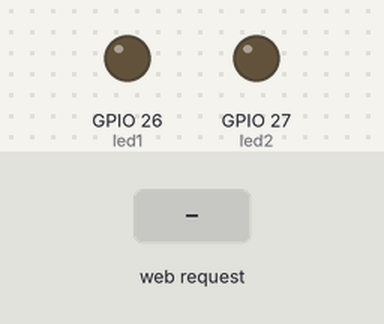
Bench run of a program on a simulated ESP32. Parts: output pins drawn as LEDs (lit = HIGH). Inputs (shaded band) come from the test bench. WiFi joins after 1.5 s; servers stay silent unless stated; what the program prints to the serial monitor is not drawn.

Above: at 2.7 s.
2.8 s: HTTP request GET /led1/on received
At 3.6 s:
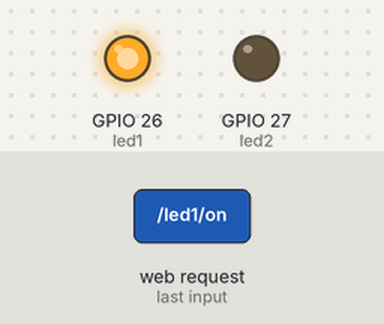
4.3 s: HTTP request GET /led2/on received
At 4.7 s:
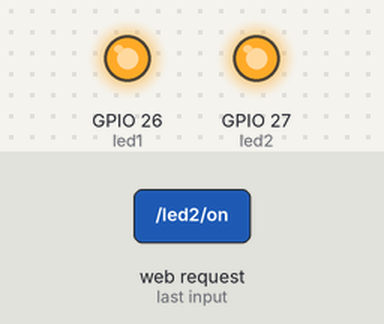
5.8 s: HTTP request GET /led1/off received
At 7.0 s:
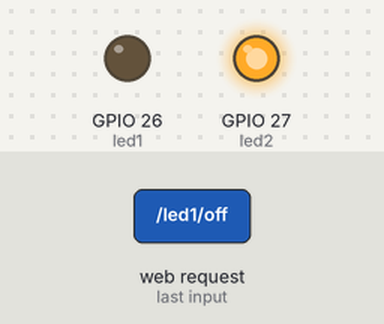
7.3 s: HTTP request GET /led2/off received
At 8.2 s:
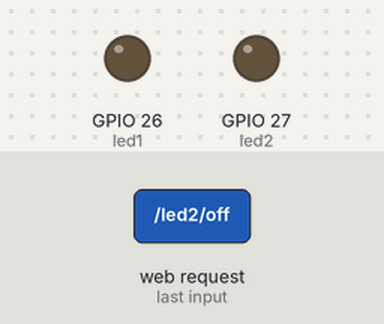
Timing chart, 0 to 9.8 s (numbered marks = the images above; inputs shaded):
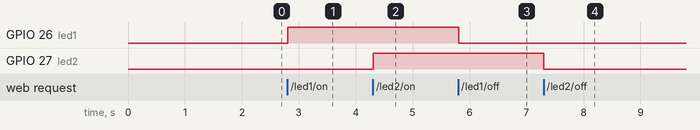

The program:

main.cpp
```cpp
#include <Arduino.h>

#include <WiFi.h>
//khai báo chân sử dụng led
const int led1 = 26;
const int led2 = 27;

const char* ssid = "Nha Tao";
const char* password = "25251325";
//Tạo một web server tại cổng 80 - cổng mặc định cho web
WiFiServer webServer(80);

String led1Status = "OFF";
String led2Status = "OFF";

String header;

unsigned long currentTime = millis();
// Previous time
unsigned long previousTime = 0;
// Define timeout time in milliseconds (example: 2000ms = 2s)
const long timeoutTime = 2000;

void setup() {
  Serial.begin(115200);

  pinMode(led1, OUTPUT);
  pinMode(led2, OUTPUT);
  // Set outputs to LOW
  digitalWrite(led1, LOW);
  digitalWrite(led2, LOW);

  Serial.print("Connecting to wifi");
  Serial.println(ssid);
  WiFi.begin(ssid, password);
  while (WiFi.status() != WL_CONNECTED)
  {
    delay(500);
    Serial.print(".");
  }
  Serial.println("");
  Serial.println("WiFi connected.");
  Serial.println("IP address: ");
  Serial.println(WiFi.localIP());

  //khởi tạo webserver
  webServer.begin();
}

void loop() {
  WiFiClient webClient = webServer.available();

  if(webClient)
  {
    //khoi tao gia tri ban dau cho time
    currentTime = millis();
    previousTime = currentTime;
    Serial.println("New web Client");
    //biến lưu giá trị response
    String currentLine = "";
    //nếu có client connect và không quá thời gian time out
    while(webClient.connected() && currentTime - previousTime <= timeoutTime)
    {
      //đọc giá trị timer tại thời điểm hiện tại
      currentTime = millis();
      //nếu client còn kết nối
      if(webClient.available())
      {
        //đọc giá trị truyền từ client theo từng byte kiểu char
        char c = webClient.read();
        Serial.write(c);
        header += c; // lưu giá trị vào Header
        if(c == '\n') //Nếu đọc được kí tự xuống dòng (hết chuỗi truyền tới)
        {
          if (currentLine.length() == 0)
          {
            // HTTP headers luôn luôn bắt đầu với code HTTP (ví d HTTP/1.1 200 OK)
            webClient.println("HTTP/1.1 200 OK");
            webClient.println("Content-type:text/html"); // sau đó là kiểu nội dụng mà client gửi tới, ví dụ này là html
            webClient.println("Connection: close"); // kiểu kết nối ở đây là close. Nghĩa là không giữ kết nối sau khi nhận bản tin
            webClient.println();

            // nếu trong file header có giá trị
            if (header.indexOf("GET /led1/on") >= 0)
            {
              Serial.println("Led1 on");
              led1Status = "on";
              digitalWrite(led1, HIGH);
            }
            else if (header.indexOf("GET /led1/off") >= 0)
            {
              Serial.println("Led1 off");
              led1Status = "off";
              digitalWrite(led1, LOW);
            }
            else if (header.indexOf("GET /led2/on") >= 0)
            {
              Serial.println("Led2 on");
              led2Status = "on";
              digitalWrite(led2, HIGH);
            }
            else if (header.indexOf("GET /led2/off") >= 0)
            {
              Serial.println("Led2 off");
              led2Status = "off";
              digitalWrite(led2, LOW);
            }
            // Response trang HTML
            webClient.println("<!DOCTYPE html><html>");
            webClient.println("<head><meta name=\"viewport\" content=\"width=device-width, initial-scale=1\">");
            //thêm font-awesome
            webClient.println("<link rel=\"stylesheet\" href=\"https://cdnjs.cloudflare.com/ajax/libs/font-awesome/4.7.0/css/font-awesome.min.css\">");
            // code CSS cho web
            //css cho toan bo trang
              webClient.println("<style>html { font-family: Helvetica; display: inline-block; margin: 0px auto; text-align: center;}");
              //css cho nut nhan
              webClient.println(".button { background-color: #4CAF50; border: none; color: white; padding: 16px 40px;");
              webClient.println("text-decoration: none; font-size: 30px; margin: 2px; cursor: pointer;}");
              webClient.println(".button2 {background-color: #5e0101;}</style></head>");

            // Web Page Heading H1 with CSS
            webClient.println("<body><h1 style=\"color:Tomato;\">ESP32 Station Web Server</h1>");

            // Web Page Heading H2
            webClient.println("<h2 style=\"color:#077a39;\"><a href=\"https://khuenguyencreator.com\">khuenguyencreator.com</a></h2>");
            webClient.println("<i class=\"fa fa-home\" aria-hidden=\"true\"></i>");

            // Display current state, and ON/OFF buttons for Led1
            webClient.println("<p>Led1 - State " + led1Status + "</p>");
            // If the Led1Status is off, it displays the ON button
            if (led1Status=="off")
            {
              //khởi tạo một nút nhấn có đường dẫn đích là /led1/on
              webClient.println("<p><a href=\"/led1/on\"><button class=\"button\">ON</button></a></p>");
            }
            else
            {
              //khởi tạo một nút nhấn có đường dẫn đích là /led1/off
              webClient.println("<p><a href=\"/led1/off\"><button class=\"button button2\">OFF</button></a></p>");
            }

            // Display current state, and ON/OFF buttons for Led2
            webClient.println("<p>Led2 - State " + led2Status + "</p>");
            // If the led2 is off, it displays the ON button
            if (led2Status=="off")
            {
              //khởi tạo một nút nhấn có đường dẫn đích là /led2/on
              webClient.println("<p><a href=\"/led2/on\"><button class=\"button\">ON</button></a></p>");
            }
            else
            {
              //khởi tạo một nút nhấn có đường dẫn đích là /led2/on
              webClient.println("<p><a href=\"/led2/off\"><button class=\"button button2\">OFF</button></a></p>");
            }
            webClient.println("</body></html>");

            // The HTTP response ends with another blank line
            webClient.println();
            // Break out of the while loop
            break;
          }
          else
          {
            currentLine = "";
          }
        }
        else if (c != '\r')   //nếu giá trị gửi tới khác xuống duòng
        {
          currentLine += c;     //lưu giá trị vào biến
        }
      }
    }
    // Xoá header để sử dụng cho lần tới
    header = "";
    // ngắt kết nối
    webClient.stop();
    Serial.println("Client disconnected.");
    Serial.println("");

  }
}
```

Measured:
- after the input at 2.8 s, GPIO 26 (led1): LOW → HIGH at once
- after the input at 4.3 s, GPIO 27 (led2): LOW → HIGH at once
- after the input at 5.8 s, GPIO 26 (led1): HIGH → LOW at once
- after the input at 7.3 s, GPIO 27 (led2): HIGH → LOW at once
